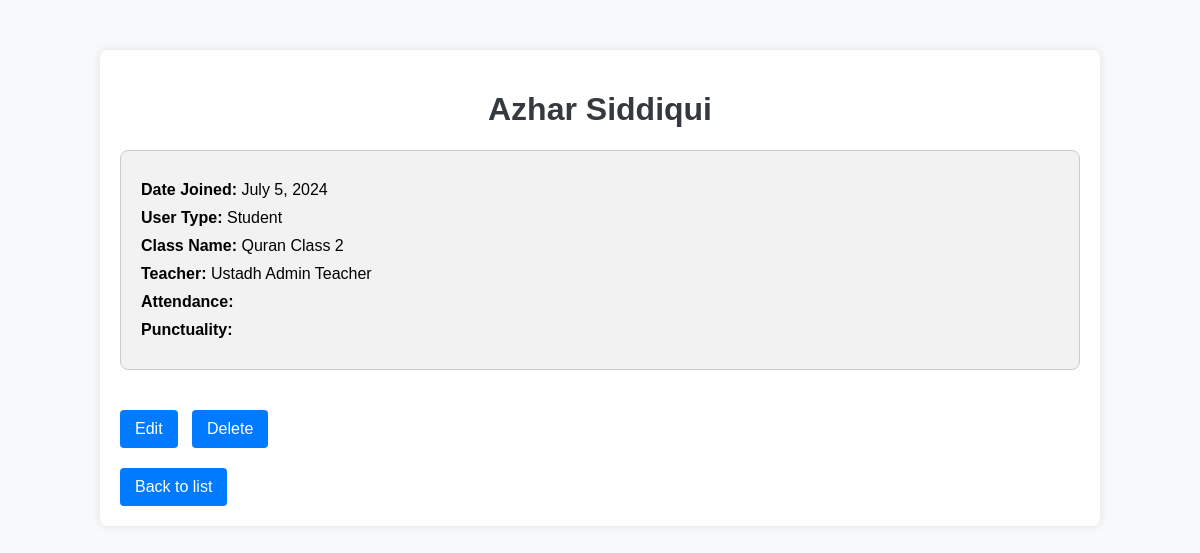
The app's page /accounts/profiles/4/ (signed in), older data.
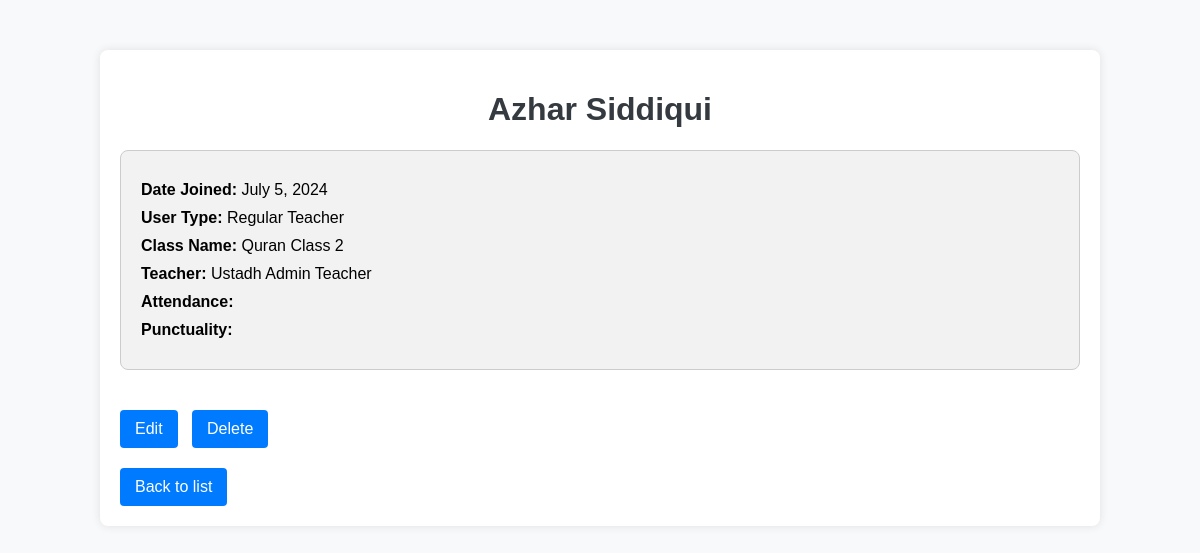
The same page, newer data.
### accounts/models.py (models this page shows, shortened)
class Profile(models.Model):
    ADMIN_TEACHER = 'admin_teacher'
    REGULAR_TEACHER = 'regular_teacher'
    STUDENT = 'student'
    WAITING_LIST = 'waiting_list'
    USER_TYPE_CHOICES = [
        (ADMIN_TEACHER, 'Admin Teacher'),
        (REGULAR_TEACHER, 'Regular Teacher'),
        (STUDENT, 'Student'),
        (WAITING_LIST, 'Waiting List'),
    ]
    user = models.OneToOneField(User, on_delete=models.CASCADE)
    user_type = models.CharField(max_length=20, choices=USER_TYPE_CHOICES, default=WAITING_LIST)
    class_name = models.ForeignKey(ClassName, on_delete=models.SET_NULL, null=True,blank=True, related_name='students')
    class Meta:
        verbose_name = "Profile"
        verbose_name_plural = "Profiles"

class ClassName(models.Model):
    QAIDAH = 'qaidah'
    QURAN_READING = 'quran_reading'
    HIFZ = 'hifz'
    NA = 'na'
    BOOK_CHOICES = [
        (QAIDAH, 'Qaidah'),
        (QURAN_READING, 'Quran Reading'),
        (HIFZ, 'Hifz'),
        (NA, 'N/A'),
    ]
    name = models.CharField(max_length=100)
    teacher = models.ForeignKey('Profile', on_delete=models.SET_NULL, null=True,
                                limit_choices_to={'user_type__in': ['admin_teacher', 'regular_teacher']})
    book = models.CharField(max_length=20, choices=BOOK_CHOICES, default=NA)
    created_at = models.DateTimeField(auto_now_add=True)
    class Meta:
        verbose_name = "Class"
        verbose_name_plural = "Classes"

### accounts/views.py (the view)
# urls.py: path('profiles/<int:pk>/', ProfileDetailView.as_view(), name='profile-detail'),
class ProfileDetailView(LoginRequiredMixin, DetailView):
    model = Profile
    template_name = 'accounts/profile_detail.html'
    context_object_name = 'profile'

### accounts/templates/accounts/profile_detail.html (shortened to what this page needs)
<!DOCTYPE html>
<html lang="en">
<head>
</head>
<body>
    <div class="container">
        <h1>{{ profile.user.first_name }} {{ profile.user.last_name }}</h1>
        <div class="profile-details">
            <p><strong>Date Joined:</strong> {{ profile.user.date_joined|date:"F j, Y" }}</p>
            <p><strong>User Type:</strong> {{ profile.get_user_type_display }}</p>
            <p><strong>Class Name:</strong> {{ profile.class_name.name }}</p>
            {% if profile.class_name.teacher %}
            <p><strong>Teacher:</strong> Ustadh {{ profile.class_name.teacher.user.first_name }}</p>
            {% else %}
            <p><strong>Teacher:</strong> N/A</p>
            {% endif %}
            <p><strong>Attendance:</strong> {{ profile.attendance }}</p>
            <p><strong>Punctuality:</strong> {{ profile.punctuality }}</p>
        </div>
        <div class="actions">
            <a href="{% url 'profile-update' profile.pk %}">Edit</a>
            <a href="{% url 'profile-delete' profile.pk %}">Delete</a>
        </div>
        <a href="{% url 'profile-list' %}">Back to list</a>
    </div>
</body>
</html>

Row changes from the older to the newer data that the page shows:
changed Profile "Azhar": user_type "Student" → "Regular Teacher"
